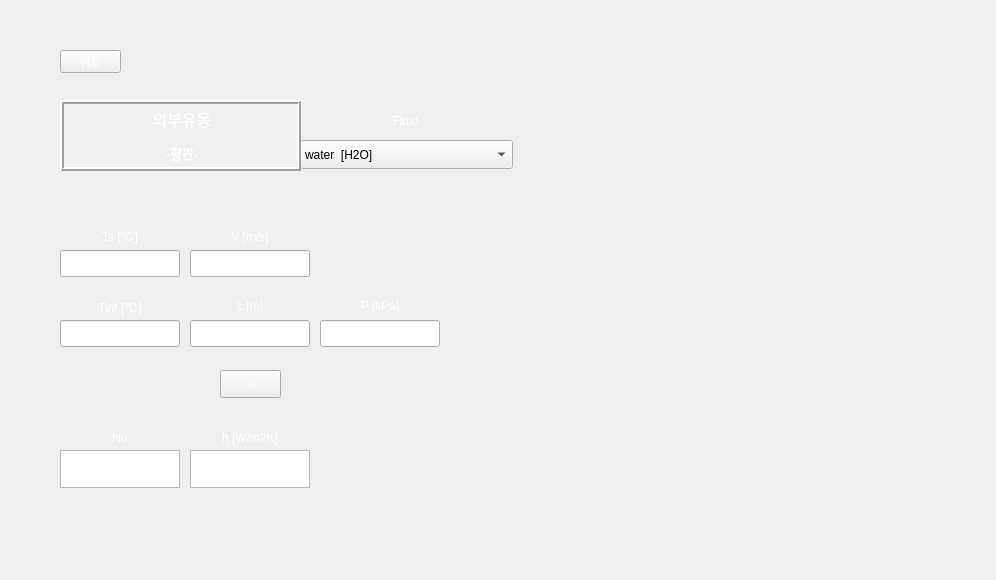
<?xml version="1.0" encoding="UTF-8"?>
<ui version="4.0">
 <class>Form</class>
 <widget class="QWidget" name="Form">
  <property name="geometry">
   <rect>
    <x>0</x>
    <y>0</y>
    <width>996</width>
    <height>580</height>
   </rect>
  </property>
  <property name="minimumSize">
   <size>
    <width>996</width>
    <height>580</height>
   </size>
  </property>
  <property name="maximumSize">
   <size>
    <width>996</width>
    <height>580</height>
   </size>
  </property>
  <property name="windowTitle">
   <string>Form</string>
  </property>
  <property name="styleSheet">
   <string notr="true"/>
  </property>
  <widget class="QPushButton" name="pushButton">
   <property name="geometry">
    <rect>
     <x>60</x>
     <y>50</y>
     <width>61</width>
     <height>23</height>
    </rect>
   </property>
   <property name="styleSheet">
    <string notr="true">QPushButton {
color: qlineargradient(spread:pad, x1:0, y1:1, x2:1, y2:0, stop:0 rgba(255, 255, 255, 255), stop:1 rgba(255, 255, 255, 255));
background-image: url(:/background/버튼2.png);
font: 10pt &quot;맑은 고딕&quot;;
}
QPushButton:hover{
border-image: url(:/background/버튼클릭2.png);
}</string>
   </property>
   <property name="text">
    <string>뒤로</string>
   </property>
  </widget>
  <widget class="QPushButton" name="pushButton_2">
   <property name="geometry">
    <rect>
     <x>220</x>
     <y>370</y>
     <width>61</width>
     <height>28</height>
    </rect>
   </property>
   <property name="styleSheet">
    <string notr="true">QPushButton {
color: qlineargradient(spread:pad, x1:0, y1:1, x2:1, y2:0, stop:0 rgba(255, 255, 255, 255), stop:1 rgba(255, 255, 255, 255));
background-image: url(:/background/버튼2.png);
font: 10pt &quot;맑은 고딕&quot;;
}
QPushButton:hover{
border-image: url(:/background/버튼클릭2.png);
}</string>
   </property>
   <property name="text">
    <string>=</string>
   </property>
  </widget>
  <widget class="QLabel" name="label_6">
   <property name="geometry">
    <rect>
     <x>0</x>
     <y>0</y>
     <width>996</width>
     <height>580</height>
    </rect>
   </property>
   <property name="styleSheet">
    <string notr="true">image: url(:/background/배경2.png);</string>
   </property>
   <property name="text">
    <string/>
   </property>
  </widget>
  <widget class="QLabel" name="label_7">
   <property name="geometry">
    <rect>
     <x>535</x>
     <y>30</y>
     <width>421</width>
     <height>521</height>
    </rect>
   </property>
   <property name="styleSheet">
    <string notr="true">image: url(:/background/평판.png);</string>
   </property>
   <property name="text">
    <string/>
   </property>
  </widget>
  <widget class="QLabel" name="label_8">
   <property name="geometry">
    <rect>
     <x>60</x>
     <y>290</y>
     <width>120</width>
     <height>34</height>
    </rect>
   </property>
   <property name="styleSheet">
    <string notr="true">color: qlineargradient(spread:pad, x1:0, y1:1, x2:1, y2:0, stop:0 rgba(255, 255, 255, 255), stop:1 rgba(255, 255, 255, 255));
background-image: url(:/background/버튼2.png);
font: 10pt &quot;맑은 고딕&quot;;</string>
   </property>
   <property name="text">
    <string>Tinf [℃]</string>
   </property>
   <property name="alignment">
    <set>Qt::AlignCenter</set>
   </property>
  </widget>
  <widget class="QLabel" name="label_2">
   <property name="geometry">
    <rect>
     <x>190</x>
     <y>220</y>
     <width>120</width>
     <height>34</height>
    </rect>
   </property>
   <property name="styleSheet">
    <string notr="true">color: qlineargradient(spread:pad, x1:0, y1:1, x2:1, y2:0, stop:0 rgba(255, 255, 255, 255), stop:1 rgba(255, 255, 255, 255));
background-image: url(:/background/버튼2.png);
font: 10pt &quot;맑은 고딕&quot;;</string>
   </property>
   <property name="text">
    <string>V [m/s]</string>
   </property>
   <property name="alignment">
    <set>Qt::AlignCenter</set>
   </property>
  </widget>
  <widget class="QLabel" name="label_5">
   <property name="geometry">
    <rect>
     <x>300</x>
     <y>102</y>
     <width>211</width>
     <height>38</height>
    </rect>
   </property>
   <property name="styleSheet">
    <string notr="true">color: qlineargradient(spread:pad, x1:0, y1:1, x2:1, y2:0, stop:0 rgba(255, 255, 255, 255), stop:1 rgba(255, 255, 255, 255));
background-image: url(:/background/버튼2.png);
font: 12pt &quot;맑은 고딕&quot;;</string>
   </property>
   <property name="text">
    <string>Fluid</string>
   </property>
   <property name="alignment">
    <set>Qt::AlignCenter</set>
   </property>
  </widget>
  <widget class="QLineEdit" name="Tinf">
   <property name="geometry">
    <rect>
     <x>60</x>
     <y>320</y>
     <width>120</width>
     <height>27</height>
    </rect>
   </property>
   <property name="styleSheet">
    <string notr="true">
font: 12pt &quot;맑은 고딕&quot;;</string>
   </property>
  </widget>
  <widget class="QLineEdit" name="uinf">
   <property name="geometry">
    <rect>
     <x>190</x>
     <y>250</y>
     <width>120</width>
     <height>27</height>
    </rect>
   </property>
   <property name="styleSheet">
    <string notr="true">
font: 12pt &quot;맑은 고딕&quot;;</string>
   </property>
  </widget>
  <widget class="QLabel" name="label">
   <property name="geometry">
    <rect>
     <x>60</x>
     <y>220</y>
     <width>120</width>
     <height>31</height>
    </rect>
   </property>
   <property name="styleSheet">
    <string notr="true">color: qlineargradient(spread:pad, x1:0, y1:1, x2:1, y2:0, stop:0 rgba(255, 255, 255, 255), stop:1 rgba(255, 255, 255, 255));
background-image: url(:/background/버튼2.png);
font: 10pt &quot;맑은 고딕&quot;;</string>
   </property>
   <property name="text">
    <string>Ts [℃]</string>
   </property>
   <property name="alignment">
    <set>Qt::AlignCenter</set>
   </property>
  </widget>
  <widget class="QLabel" name="label_3">
   <property name="geometry">
    <rect>
     <x>190</x>
     <y>290</y>
     <width>120</width>
     <height>31</height>
    </rect>
   </property>
   <property name="styleSheet">
    <string notr="true">color: qlineargradient(spread:pad, x1:0, y1:1, x2:1, y2:0, stop:0 rgba(255, 255, 255, 255), stop:1 rgba(255, 255, 255, 255));
background-image: url(:/background/버튼2.png);
font: 10pt &quot;맑은 고딕&quot;;</string>
   </property>
   <property name="text">
    <string>L [m]</string>
   </property>
   <property name="alignment">
    <set>Qt::AlignCenter</set>
   </property>
  </widget>
  <widget class="QLabel" name="label_4">
   <property name="geometry">
    <rect>
     <x>320</x>
     <y>290</y>
     <width>120</width>
     <height>31</height>
    </rect>
   </property>
   <property name="styleSheet">
    <string notr="true">color: qlineargradient(spread:pad, x1:0, y1:1, x2:1, y2:0, stop:0 rgba(255, 255, 255, 255), stop:1 rgba(255, 255, 255, 255));
background-image: url(:/background/버튼2.png);
font: 10pt &quot;맑은 고딕&quot;;</string>
   </property>
   <property name="text">
    <string>P [kPa]</string>
   </property>
   <property name="alignment">
    <set>Qt::AlignCenter</set>
   </property>
  </widget>
  <widget class="QLineEdit" name="Ts">
   <property name="geometry">
    <rect>
     <x>60</x>
     <y>250</y>
     <width>120</width>
     <height>27</height>
    </rect>
   </property>
   <property name="styleSheet">
    <string notr="true">
font: 12pt &quot;맑은 고딕&quot;;</string>
   </property>
  </widget>
  <widget class="QLineEdit" name="L">
   <property name="geometry">
    <rect>
     <x>190</x>
     <y>320</y>
     <width>120</width>
     <height>27</height>
    </rect>
   </property>
   <property name="styleSheet">
    <string notr="true">
font: 12pt &quot;맑은 고딕&quot;;</string>
   </property>
  </widget>
  <widget class="QLineEdit" name="P">
   <property name="geometry">
    <rect>
     <x>320</x>
     <y>320</y>
     <width>120</width>
     <height>27</height>
    </rect>
   </property>
   <property name="styleSheet">
    <string notr="true">
font: 12pt &quot;맑은 고딕&quot;;</string>
   </property>
  </widget>
  <widget class="QLabel" name="label_10">
   <property name="geometry">
    <rect>
     <x>60</x>
     <y>420</y>
     <width>120</width>
     <height>35</height>
    </rect>
   </property>
   <property name="styleSheet">
    <string notr="true">color: qlineargradient(spread:pad, x1:0, y1:1, x2:1, y2:0, stop:0 rgba(255, 255, 255, 255), stop:1 rgba(255, 255, 255, 255));
background-image: url(:/background/버튼2.png);
font: 10pt &quot;맑은 고딕&quot;;</string>
   </property>
   <property name="text">
    <string>Nu</string>
   </property>
   <property name="alignment">
    <set>Qt::AlignCenter</set>
   </property>
  </widget>
  <widget class="QTextBrowser" name="textBrowser">
   <property name="geometry">
    <rect>
     <x>60</x>
     <y>450</y>
     <width>120</width>
     <height>38</height>
    </rect>
   </property>
   <property name="sizePolicy">
    <sizepolicy hsizetype="Expanding" vsizetype="Preferred">
     <horstretch>0</horstretch>
     <verstretch>0</verstretch>
    </sizepolicy>
   </property>
   <property name="maximumSize">
    <size>
     <width>123</width>
     <height>38</height>
    </size>
   </property>
   <property name="styleSheet">
    <string notr="true">
font: 12pt &quot;맑은 고딕&quot;;</string>
   </property>
  </widget>
  <widget class="QLabel" name="label_9">
   <property name="geometry">
    <rect>
     <x>190</x>
     <y>420</y>
     <width>120</width>
     <height>35</height>
    </rect>
   </property>
   <property name="styleSheet">
    <string notr="true">color: qlineargradient(spread:pad, x1:0, y1:1, x2:1, y2:0, stop:0 rgba(255, 255, 255, 255), stop:1 rgba(255, 255, 255, 255));
background-image: url(:/background/버튼2.png);
font: 10pt &quot;맑은 고딕&quot;;</string>
   </property>
   <property name="text">
    <string>h [W/m2K]</string>
   </property>
   <property name="alignment">
    <set>Qt::AlignCenter</set>
   </property>
  </widget>
  <widget class="QTextBrowser" name="textBrowser_2">
   <property name="geometry">
    <rect>
     <x>190</x>
     <y>450</y>
     <width>120</width>
     <height>38</height>
    </rect>
   </property>
   <property name="sizePolicy">
    <sizepolicy hsizetype="Expanding" vsizetype="Preferred">
     <horstretch>0</horstretch>
     <verstretch>0</verstretch>
    </sizepolicy>
   </property>
   <property name="maximumSize">
    <size>
     <width>123</width>
     <height>38</height>
    </size>
   </property>
   <property name="styleSheet">
    <string notr="true">
font: 12pt &quot;맑은 고딕&quot;;</string>
   </property>
  </widget>
  <widget class="QLabel" name="label_11">
   <property name="geometry">
    <rect>
     <x>550</x>
     <y>320</y>
     <width>391</width>
     <height>201</height>
    </rect>
   </property>
   <property name="styleSheet">
    <string notr="true">image: url(:/background/ex plate-2.PNG);</string>
   </property>
   <property name="text">
    <string/>
   </property>
  </widget>
  <widget class="QComboBox" name="fluid_2">
   <property name="geometry">
    <rect>
     <x>300</x>
     <y>140</y>
     <width>213</width>
     <height>29</height>
    </rect>
   </property>
   <property name="styleSheet">
    <string notr="true">background-image: url(:/background/하얀거.png);
font: 10pt &quot;맑은 고딕&quot;;</string>
   </property>
   <item>
    <property name="text">
     <string>water  [H2O]</string>
    </property>
   </item>
   <item>
    <property name="text">
     <string>air</string>
    </property>
   </item>
   <item>
    <property name="text">
     <string>1-Butene  [C4H8]</string>
    </property>
   </item>
   <item>
    <property name="text">
     <string>Acetone  [C3H6O]</string>
    </property>
   </item>
   <item>
    <property name="text">
     <string>Ammonia  [NH3]</string>
    </property>
   </item>
   <item>
    <property name="text">
     <string>Argon  [Ar]</string>
    </property>
   </item>
   <item>
    <property name="text">
     <string>Benzene  [C6H6]</string>
    </property>
   </item>
   <item>
    <property name="text">
     <string>CarbonDioxide  [CO2]</string>
    </property>
   </item>
   <item>
    <property name="text">
     <string>CarbonMonoxide  [CO]</string>
    </property>
   </item>
   <item>
    <property name="text">
     <string>CarbonylSulfide  [COS]</string>
    </property>
   </item>
   <item>
    <property name="text">
     <string>CycloHexane  [C6H12]</string>
    </property>
   </item>
   <item>
    <property name="text">
     <string>CycloPropane  [C3H6]</string>
    </property>
   </item>
   <item>
    <property name="text">
     <string>Cyclopentane  [C5H10]</string>
    </property>
   </item>
   <item>
    <property name="text">
     <string>D4  [C8H24O4Si4]</string>
    </property>
   </item>
   <item>
    <property name="text">
     <string>D5  [C10H30O5Si5]</string>
    </property>
   </item>
   <item>
    <property name="text">
     <string>D6  [C12H36O6Si6]</string>
    </property>
   </item>
   <item>
    <property name="text">
     <string>Deuterium  [D2]</string>
    </property>
   </item>
   <item>
    <property name="text">
     <string>Dichloroethane  [C2Cl2H4]</string>
    </property>
   </item>
   <item>
    <property name="text">
     <string>DiethylEther  [C4H10O]</string>
    </property>
   </item>
   <item>
    <property name="text">
     <string>DimethylCarbonate  [C3H6O3]</string>
    </property>
   </item>
   <item>
    <property name="text">
     <string>DimethylEther  [C2H6O]</string>
    </property>
   </item>
   <item>
    <property name="text">
     <string>Ethane  [C2H6]</string>
    </property>
   </item>
   <item>
    <property name="text">
     <string>Ethanol  [C2H6O]</string>
    </property>
   </item>
   <item>
    <property name="text">
     <string>EthylBenzene  [C8H10]</string>
    </property>
   </item>
   <item>
    <property name="text">
     <string>Ethylene  [C2H4]</string>
    </property>
   </item>
   <item>
    <property name="text">
     <string>EthyleneOxide  [C2H4O]</string>
    </property>
   </item>
   <item>
    <property name="text">
     <string>Fluorine  [F2]</string>
    </property>
   </item>
   <item>
    <property name="text">
     <string>HFE143m  [C2F3H3O]</string>
    </property>
   </item>
   <item>
    <property name="text">
     <string>HeavyWater  [D2O]</string>
    </property>
   </item>
   <item>
    <property name="text">
     <string>Helium  [He]</string>
    </property>
   </item>
   <item>
    <property name="text">
     <string>Hydrogen  [H2]</string>
    </property>
   </item>
   <item>
    <property name="text">
     <string>HydrogenChloride  [ClH]</string>
    </property>
   </item>
   <item>
    <property name="text">
     <string>HydrogenSulfide  [H2S]</string>
    </property>
   </item>
   <item>
    <property name="text">
     <string>IsoButane  [C4H10]</string>
    </property>
   </item>
   <item>
    <property name="text">
     <string>IsoButene  [C4H8]</string>
    </property>
   </item>
   <item>
    <property name="text">
     <string>Isohexane  [C6H14]</string>
    </property>
   </item>
   <item>
    <property name="text">
     <string>Isopentane  [C5H12]</string>
    </property>
   </item>
   <item>
    <property name="text">
     <string>Krypton  [Kr]</string>
    </property>
   </item>
   <item>
    <property name="text">
     <string>MD2M  [C10H30O3Si4]</string>
    </property>
   </item>
   <item>
    <property name="text">
     <string>MD3M  [C12H36O4Si5]</string>
    </property>
   </item>
   <item>
    <property name="text">
     <string>MD4M  [C14H42O5Si6]</string>
    </property>
   </item>
   <item>
    <property name="text">
     <string>MDM  [C8H24O2Si3]</string>
    </property>
   </item>
   <item>
    <property name="text">
     <string>MM  [C6H18OSi2]</string>
    </property>
   </item>
   <item>
    <property name="text">
     <string>Methane  [CH4]</string>
    </property>
   </item>
   <item>
    <property name="text">
     <string>Methanol  [CH4O]</string>
    </property>
   </item>
   <item>
    <property name="text">
     <string>MethylLinoleate  [C19H34O2]</string>
    </property>
   </item>
   <item>
    <property name="text">
     <string>MethylLinolenate  [C19H32O2]</string>
    </property>
   </item>
   <item>
    <property name="text">
     <string>MethylOleate  [C19H36O2]</string>
    </property>
   </item>
   <item>
    <property name="text">
     <string>MethylPalmitate  [C17H34O2]</string>
    </property>
   </item>
   <item>
    <property name="text">
     <string>MethylStearate  [C19H38O2]</string>
    </property>
   </item>
   <item>
    <property name="text">
     <string>Neon  [Ne]</string>
    </property>
   </item>
   <item>
    <property name="text">
     <string>Neopentane  [C5H12]</string>
    </property>
   </item>
   <item>
    <property name="text">
     <string>Nitrogen  [N2]</string>
    </property>
   </item>
   <item>
    <property name="text">
     <string>NitrousOxide  [N2O]</string>
    </property>
   </item>
   <item>
    <property name="text">
     <string>Novec649  [C6F12O]</string>
    </property>
   </item>
   <item>
    <property name="text">
     <string>OrthoDeuterium</string>
    </property>
   </item>
   <item>
    <property name="text">
     <string>OrthoHydrogen</string>
    </property>
   </item>
   <item>
    <property name="text">
     <string>Oxygen  [O2]</string>
    </property>
   </item>
   <item>
    <property name="text">
     <string>ParaDeuterium</string>
    </property>
   </item>
   <item>
    <property name="text">
     <string>ParaHydrogen</string>
    </property>
   </item>
   <item>
    <property name="text">
     <string>Propylene  [C3H6]</string>
    </property>
   </item>
   <item>
    <property name="text">
     <string>Propyne  [C3H4]</string>
    </property>
   </item>
   <item>
    <property name="text">
     <string>R11</string>
    </property>
   </item>
   <item>
    <property name="text">
     <string>R113</string>
    </property>
   </item>
   <item>
    <property name="text">
     <string>R114</string>
    </property>
   </item>
   <item>
    <property name="text">
     <string>R115</string>
    </property>
   </item>
   <item>
    <property name="text">
     <string>R116</string>
    </property>
   </item>
   <item>
    <property name="text">
     <string>R12</string>
    </property>
   </item>
   <item>
    <property name="text">
     <string>R123</string>
    </property>
   </item>
   <item>
    <property name="text">
     <string>R1233zd(E)</string>
    </property>
   </item>
   <item>
    <property name="text">
     <string>R1234yf</string>
    </property>
   </item>
   <item>
    <property name="text">
     <string>R1234ze(E)</string>
    </property>
   </item>
   <item>
    <property name="text">
     <string>R1234ze(Z)</string>
    </property>
   </item>
   <item>
    <property name="text">
     <string>R124</string>
    </property>
   </item>
   <item>
    <property name="text">
     <string>R1243zf</string>
    </property>
   </item>
   <item>
    <property name="text">
     <string>R125</string>
    </property>
   </item>
   <item>
    <property name="text">
     <string>R13</string>
    </property>
   </item>
   <item>
    <property name="text">
     <string>R134a</string>
    </property>
   </item>
   <item>
    <property name="text">
     <string>R13l1</string>
    </property>
   </item>
   <item>
    <property name="text">
     <string>R14</string>
    </property>
   </item>
   <item>
    <property name="text">
     <string>R141b</string>
    </property>
   </item>
   <item>
    <property name="text">
     <string>R142b</string>
    </property>
   </item>
   <item>
    <property name="text">
     <string>R143a</string>
    </property>
   </item>
   <item>
    <property name="text">
     <string>R152A</string>
    </property>
   </item>
   <item>
    <property name="text">
     <string>R161</string>
    </property>
   </item>
   <item>
    <property name="text">
     <string>R21</string>
    </property>
   </item>
   <item>
    <property name="text">
     <string>R218</string>
    </property>
   </item>
   <item>
    <property name="text">
     <string>R22</string>
    </property>
   </item>
   <item>
    <property name="text">
     <string>R227EA</string>
    </property>
   </item>
   <item>
    <property name="text">
     <string>R23</string>
    </property>
   </item>
   <item>
    <property name="text">
     <string>R236EA</string>
    </property>
   </item>
   <item>
    <property name="text">
     <string>R236FA</string>
    </property>
   </item>
   <item>
    <property name="text">
     <string>R245ca</string>
    </property>
   </item>
   <item>
    <property name="text">
     <string>R245fa</string>
    </property>
   </item>
   <item>
    <property name="text">
     <string>R32</string>
    </property>
   </item>
   <item>
    <property name="text">
     <string>R365MFC</string>
    </property>
   </item>
   <item>
    <property name="text">
     <string>R40</string>
    </property>
   </item>
   <item>
    <property name="text">
     <string>R404A</string>
    </property>
   </item>
   <item>
    <property name="text">
     <string>R407C</string>
    </property>
   </item>
   <item>
    <property name="text">
     <string>R41</string>
    </property>
   </item>
   <item>
    <property name="text">
     <string>R410A</string>
    </property>
   </item>
   <item>
    <property name="text">
     <string>R507A</string>
    </property>
   </item>
   <item>
    <property name="text">
     <string>RC318</string>
    </property>
   </item>
   <item>
    <property name="text">
     <string>SES36</string>
    </property>
   </item>
   <item>
    <property name="text">
     <string>SulfurDioxide  [O2S]</string>
    </property>
   </item>
   <item>
    <property name="text">
     <string>SulfurHexafluoride  [F6S]</string>
    </property>
   </item>
   <item>
    <property name="text">
     <string>Toluene  [C7H8]</string>
    </property>
   </item>
   <item>
    <property name="text">
     <string>Xenon  [Xe]</string>
    </property>
   </item>
   <item>
    <property name="text">
     <string>cis-2-Butene  [C4H8]</string>
    </property>
   </item>
   <item>
    <property name="text">
     <string>m-Xylene  [C8H10]</string>
    </property>
   </item>
   <item>
    <property name="text">
     <string>n-Butane  [C4H10]</string>
    </property>
   </item>
   <item>
    <property name="text">
     <string>n-Decane  [C10H22]</string>
    </property>
   </item>
   <item>
    <property name="text">
     <string>n-Dodecane  [C12H26]</string>
    </property>
   </item>
   <item>
    <property name="text">
     <string>n-Heptane  [C7H16]</string>
    </property>
   </item>
   <item>
    <property name="text">
     <string>n-Hexane  [C6H14]</string>
    </property>
   </item>
   <item>
    <property name="text">
     <string>n-Nonane  [C9H20]</string>
    </property>
   </item>
   <item>
    <property name="text">
     <string>n-Octane  [C8H18]</string>
    </property>
   </item>
   <item>
    <property name="text">
     <string>n-Pentane  [C5H12]</string>
    </property>
   </item>
   <item>
    <property name="text">
     <string>n-Propane  [C3H8]</string>
    </property>
   </item>
   <item>
    <property name="text">
     <string>n-Undecane  [C11H24]</string>
    </property>
   </item>
   <item>
    <property name="text">
     <string>o-Xylene  [C8H10]</string>
    </property>
   </item>
   <item>
    <property name="text">
     <string>p-Xylene  [C8H10]</string>
    </property>
   </item>
   <item>
    <property name="text">
     <string>trans-2-Butene  [C4H8]</string>
    </property>
   </item>
  </widget>
  <widget class="QLabel" name="label_12">
   <property name="geometry">
    <rect>
     <x>60</x>
     <y>100</y>
     <width>241</width>
     <height>71</height>
    </rect>
   </property>
   <property name="styleSheet">
    <string notr="true">font: 10pt &quot;맑은 고딕&quot;;
color: rgb(255, 255, 255);
background-image: url(:/background/버튼2.png);</string>
   </property>
   <property name="frameShape">
    <enum>QFrame::Box</enum>
   </property>
   <property name="frameShadow">
    <enum>QFrame::Raised</enum>
   </property>
   <property name="lineWidth">
    <number>2</number>
   </property>
   <property name="text">
    <string>&lt;!DOCTYPE HTML PUBLIC &quot;-//W3C//DTD HTML 4.0//EN&quot; &quot;http://www.w3.org/TR/REC-html40/strict.dtd&quot;&gt;
&lt;html&gt;&lt;head&gt;&lt;meta name=&quot;qrichtext&quot; content=&quot;1&quot; /&gt;&lt;style type=&quot;text/css&quot;&gt;
p, li { white-space: pre-wrap; }
&lt;/style&gt;&lt;/head&gt;&lt;body style=&quot; font-family:'맑은 고딕'; font-size:10pt; font-weight:400; font-style:normal;&quot;&gt;
&lt;p align=&quot;center&quot; style=&quot; margin-top:12px; margin-bottom:12px; margin-left:0px; margin-right:0px; -qt-block-indent:0; text-indent:0px;&quot;&gt;&lt;span style=&quot; font-size:12pt;&quot;&gt;외부유동&lt;/span&gt;&lt;/p&gt;
&lt;p align=&quot;center&quot; style=&quot; margin-top:12px; margin-bottom:12px; margin-left:0px; margin-right:0px; -qt-block-indent:0; text-indent:0px;&quot;&gt;-평판-&lt;/p&gt;&lt;/body&gt;&lt;/html&gt;</string>
   </property>
   <property name="buddy">
    <cstring>pushButton</cstring>
   </property>
  </widget>
  <zorder>label_6</zorder>
  <zorder>pushButton</zorder>
  <zorder>pushButton_2</zorder>
  <zorder>label_7</zorder>
  <zorder>label_8</zorder>
  <zorder>label_2</zorder>
  <zorder>label_5</zorder>
  <zorder>Tinf</zorder>
  <zorder>uinf</zorder>
  <zorder>label</zorder>
  <zorder>label_3</zorder>
  <zorder>label_4</zorder>
  <zorder>Ts</zorder>
  <zorder>L</zorder>
  <zorder>P</zorder>
  <zorder>textBrowser</zorder>
  <zorder>textBrowser_2</zorder>
  <zorder>label_11</zorder>
  <zorder>fluid_2</zorder>
  <zorder>label_12</zorder>
  <zorder>label_10</zorder>
  <zorder>label_9</zorder>
 </widget>
 <resources>
  <include location="../resource/resources.qrc"/>
 </resources>
 <connections/>
</ui>
